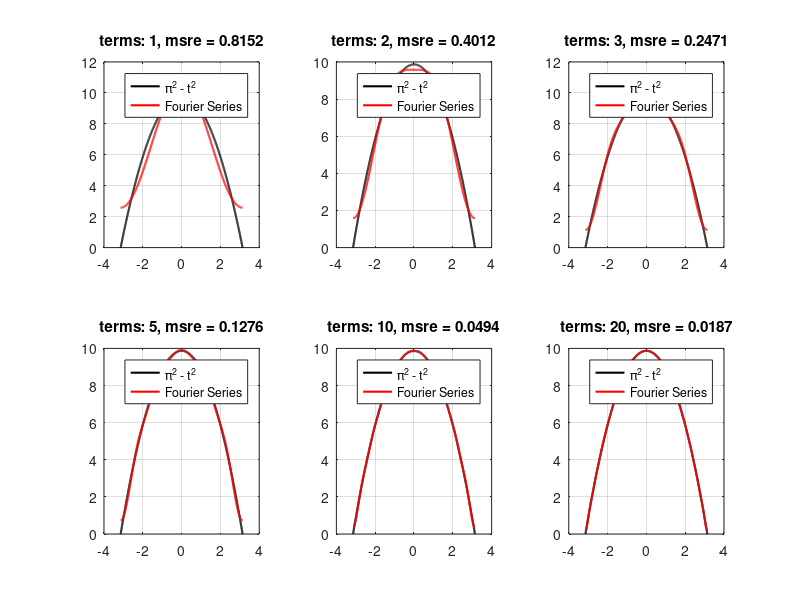

The MATLAB source for this figure: (Note: this script raises an error after producing the figure.)
clc;clear;

fourier = @(n, t) ((-1)^n * (-4) * cos(n * t)) / n^2;
t_vals =linspace(-pi, pi, 1000);
x_vals = pi^2 - t_vals.^2;

n = [1, 2, 3, 5, 10, 20];

figure;
for i=1:length(n)
    nmax=n(i);
    S = (2/3)*pi^2 * ones(size(t_vals));

    for k=1:nmax
        S = S + fourier(k, t_vals);
    end

    err = sqrt(mean((S - x_vals).^2));

    subplot(2, 3, i);
    plot(t_vals, x_vals, 'k', 'LineWidth', 1.5);
    hold on;
    plot(t_vals, S, 'r', 'LineWidth', 1.5);
    grid on;
    title(sprintf('terms: %d, msre = %.4f',nmax, err));
    legend('π^2 - t^2', 'Fourier Series', 'Location', 'northeast');

end
sgtitle('Προσεγγίσεις με Τριγωνομετρική Σειρά Fourier');


